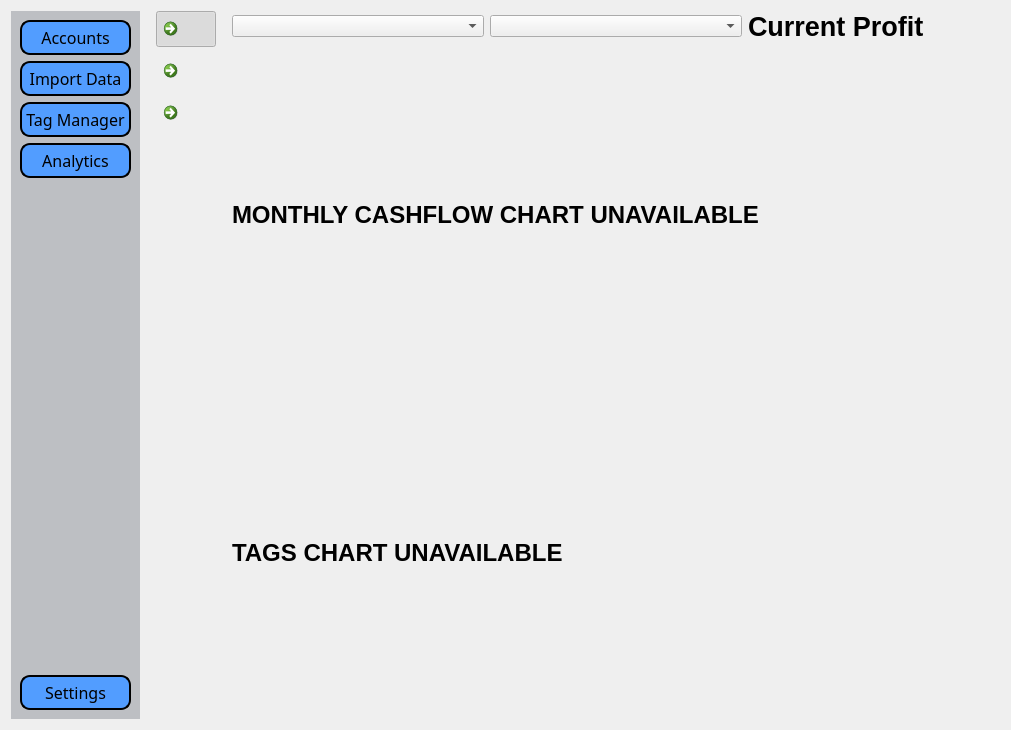
<?xml version="1.0" encoding="UTF-8"?>
<ui version="4.0">
 <class>Form</class>
 <widget class="QWidget" name="Form">
  <property name="geometry">
   <rect>
    <x>0</x>
    <y>0</y>
    <width>1011</width>
    <height>730</height>
   </rect>
  </property>
  <property name="windowTitle">
   <string>Form</string>
  </property>
  <layout class="QHBoxLayout" name="horizontalLayout_5">
   <item>
    <widget class="QWidget" name="widget" native="true">
     <property name="styleSheet">
      <string notr="true">QWidget{
	background-color:rgb(189, 191, 195);

}

QPushButton{
	background-color:rgb(82, 157, 255);
	border-style: outset;
	border-width: 2px;
	border-radius: 10px;
	border-color: black;
	padding: 4px;
	
	font: 87 12pt &quot;Arial Black&quot;;

}

QComboBox{

	background-color: rgb(255, 255, 255);
}

QDateEdit{

	background-color: rgb(255, 255, 255);
}

QLabel{

	font: 75 14pt &quot;Arial&quot;;
}</string>
     </property>
     <layout class="QHBoxLayout" name="horizontalLayout_2">
      <item>
       <layout class="QVBoxLayout" name="verticalLayout">
        <item>
         <widget class="QPushButton" name="pushButton_Accounts">
          <property name="sizePolicy">
           <sizepolicy hsizetype="Minimum" vsizetype="Fixed">
            <horstretch>0</horstretch>
            <verstretch>0</verstretch>
           </sizepolicy>
          </property>
          <property name="font">
           <font>
            <family>Arial Black</family>
            <pointsize>12</pointsize>
            <weight>10</weight>
            <italic>false</italic>
            <bold>false</bold>
           </font>
          </property>
          <property name="text">
           <string>Accounts</string>
          </property>
          <property name="icon">
           <iconset resource="../../images/icons_resource_file.qrc">
            <normaloff>:/button_icons/button_icons/Accounts.ico</normaloff>:/button_icons/button_icons/Accounts.ico</iconset>
          </property>
          <property name="iconSize">
           <size>
            <width>40</width>
            <height>40</height>
           </size>
          </property>
         </widget>
        </item>
        <item>
         <widget class="QPushButton" name="pushButton_ImportAccountData">
          <property name="sizePolicy">
           <sizepolicy hsizetype="Minimum" vsizetype="Fixed">
            <horstretch>0</horstretch>
            <verstretch>0</verstretch>
           </sizepolicy>
          </property>
          <property name="font">
           <font>
            <family>Arial Black</family>
            <pointsize>12</pointsize>
            <weight>10</weight>
            <italic>false</italic>
            <bold>false</bold>
           </font>
          </property>
          <property name="text">
           <string>Import Data</string>
          </property>
          <property name="icon">
           <iconset resource="../../images/icons_resource_file.qrc">
            <normaloff>:/button_icons/button_icons/Import.ico</normaloff>:/button_icons/button_icons/Import.ico</iconset>
          </property>
          <property name="iconSize">
           <size>
            <width>40</width>
            <height>40</height>
           </size>
          </property>
         </widget>
        </item>
        <item>
         <widget class="QPushButton" name="pushButton_TagManager">
          <property name="sizePolicy">
           <sizepolicy hsizetype="Minimum" vsizetype="Fixed">
            <horstretch>0</horstretch>
            <verstretch>0</verstretch>
           </sizepolicy>
          </property>
          <property name="font">
           <font>
            <family>Arial Black</family>
            <pointsize>12</pointsize>
            <weight>10</weight>
            <italic>false</italic>
            <bold>false</bold>
           </font>
          </property>
          <property name="autoFillBackground">
           <bool>false</bool>
          </property>
          <property name="text">
           <string>Tag Manager</string>
          </property>
          <property name="icon">
           <iconset resource="../../images/icons_resource_file.qrc">
            <normaloff>:/button_icons/button_icons/tags.ico</normaloff>:/button_icons/button_icons/tags.ico</iconset>
          </property>
          <property name="iconSize">
           <size>
            <width>40</width>
            <height>40</height>
           </size>
          </property>
          <property name="checkable">
           <bool>false</bool>
          </property>
          <property name="autoRepeat">
           <bool>false</bool>
          </property>
          <property name="flat">
           <bool>false</bool>
          </property>
         </widget>
        </item>
        <item>
         <widget class="QPushButton" name="pushButton_Analytics">
          <property name="sizePolicy">
           <sizepolicy hsizetype="Minimum" vsizetype="Fixed">
            <horstretch>0</horstretch>
            <verstretch>0</verstretch>
           </sizepolicy>
          </property>
          <property name="font">
           <font>
            <family>Arial Black</family>
            <pointsize>12</pointsize>
            <weight>10</weight>
            <italic>false</italic>
            <bold>false</bold>
           </font>
          </property>
          <property name="autoFillBackground">
           <bool>false</bool>
          </property>
          <property name="text">
           <string>Analytics</string>
          </property>
          <property name="icon">
           <iconset resource="../../images/icons_resource_file.qrc">
            <normaloff>:/button_icons/button_icons/tags.ico</normaloff>:/button_icons/button_icons/tags.ico</iconset>
          </property>
          <property name="iconSize">
           <size>
            <width>40</width>
            <height>40</height>
           </size>
          </property>
          <property name="checkable">
           <bool>false</bool>
          </property>
          <property name="autoRepeat">
           <bool>false</bool>
          </property>
          <property name="flat">
           <bool>false</bool>
          </property>
         </widget>
        </item>
        <item>
         <spacer name="verticalSpacer">
          <property name="orientation">
           <enum>Qt::Vertical</enum>
          </property>
          <property name="sizeHint" stdset="0">
           <size>
            <width>20</width>
            <height>128</height>
           </size>
          </property>
         </spacer>
        </item>
        <item>
         <widget class="QPushButton" name="pushButton_Settings">
          <property name="sizePolicy">
           <sizepolicy hsizetype="Minimum" vsizetype="Fixed">
            <horstretch>0</horstretch>
            <verstretch>0</verstretch>
           </sizepolicy>
          </property>
          <property name="font">
           <font>
            <family>Arial Black</family>
            <pointsize>12</pointsize>
            <weight>10</weight>
            <italic>false</italic>
            <bold>false</bold>
           </font>
          </property>
          <property name="text">
           <string>Settings</string>
          </property>
          <property name="icon">
           <iconset resource="../../images/icons_resource_file.qrc">
            <normaloff>:/button_icons/button_icons/Settings.ico</normaloff>:/button_icons/button_icons/Settings.ico</iconset>
          </property>
          <property name="iconSize">
           <size>
            <width>40</width>
            <height>40</height>
           </size>
          </property>
         </widget>
        </item>
       </layout>
      </item>
     </layout>
    </widget>
   </item>
   <item>
    <layout class="QVBoxLayout" name="verticalLayout_2">
     <item>
      <layout class="QHBoxLayout" name="horizontalLayout_3">
       <item>
        <spacer name="horizontalSpacer">
         <property name="orientation">
          <enum>Qt::Horizontal</enum>
         </property>
         <property name="sizeType">
          <enum>QSizePolicy::Fixed</enum>
         </property>
         <property name="sizeHint" stdset="0">
          <size>
           <width>10</width>
           <height>20</height>
          </size>
         </property>
        </spacer>
       </item>
       <item>
        <widget class="QCommandLinkButton" name="commandLinkButton_HamBurger">
         <property name="maximumSize">
          <size>
           <width>60</width>
           <height>100</height>
          </size>
         </property>
         <property name="text">
          <string/>
         </property>
         <property name="icon">
          <iconset resource="../../images/icons_resource_file.qrc">
           <normaloff>:/button_icons/button_icons/hamburger.ico</normaloff>:/button_icons/button_icons/hamburger.ico</iconset>
         </property>
         <property name="iconSize">
          <size>
           <width>50</width>
           <height>50</height>
          </size>
         </property>
         <property name="checkable">
          <bool>true</bool>
         </property>
         <property name="checked">
          <bool>true</bool>
         </property>
         <property name="autoExclusive">
          <bool>true</bool>
         </property>
        </widget>
       </item>
       <item>
        <spacer name="horizontalSpacer_2">
         <property name="orientation">
          <enum>Qt::Horizontal</enum>
         </property>
         <property name="sizeType">
          <enum>QSizePolicy::Fixed</enum>
         </property>
         <property name="sizeHint" stdset="0">
          <size>
           <width>10</width>
           <height>20</height>
          </size>
         </property>
        </spacer>
       </item>
      </layout>
     </item>
     <item>
      <layout class="QHBoxLayout" name="horizontalLayout_4">
       <item>
        <spacer name="horizontalSpacer_4">
         <property name="orientation">
          <enum>Qt::Horizontal</enum>
         </property>
         <property name="sizeType">
          <enum>QSizePolicy::Fixed</enum>
         </property>
         <property name="sizeHint" stdset="0">
          <size>
           <width>10</width>
           <height>20</height>
          </size>
         </property>
        </spacer>
       </item>
       <item>
        <widget class="QCommandLinkButton" name="commandLinkButton_Yearly">
         <property name="maximumSize">
          <size>
           <width>60</width>
           <height>100</height>
          </size>
         </property>
         <property name="text">
          <string/>
         </property>
         <property name="icon">
          <iconset resource="../../images/icons_resource_file.qrc">
           <normaloff>:/button_icons/button_icons/Calendar.ico</normaloff>:/button_icons/button_icons/Calendar.ico</iconset>
         </property>
         <property name="iconSize">
          <size>
           <width>50</width>
           <height>50</height>
          </size>
         </property>
         <property name="checkable">
          <bool>true</bool>
         </property>
         <property name="autoExclusive">
          <bool>false</bool>
         </property>
        </widget>
       </item>
       <item>
        <spacer name="horizontalSpacer_3">
         <property name="orientation">
          <enum>Qt::Horizontal</enum>
         </property>
         <property name="sizeType">
          <enum>QSizePolicy::Fixed</enum>
         </property>
         <property name="sizeHint" stdset="0">
          <size>
           <width>10</width>
           <height>20</height>
          </size>
         </property>
        </spacer>
       </item>
      </layout>
     </item>
     <item>
      <layout class="QHBoxLayout" name="horizontalLayout_6">
       <item>
        <spacer name="horizontalSpacer_6">
         <property name="orientation">
          <enum>Qt::Horizontal</enum>
         </property>
         <property name="sizeType">
          <enum>QSizePolicy::Fixed</enum>
         </property>
         <property name="sizeHint" stdset="0">
          <size>
           <width>10</width>
           <height>20</height>
          </size>
         </property>
        </spacer>
       </item>
       <item>
        <widget class="QCommandLinkButton" name="commandLinkButton_TagsbyYear">
         <property name="maximumSize">
          <size>
           <width>60</width>
           <height>100</height>
          </size>
         </property>
         <property name="text">
          <string/>
         </property>
         <property name="icon">
          <iconset resource="../../images/icons_resource_file.qrc">
           <normaloff>:/button_icons/button_icons/tags.ico</normaloff>:/button_icons/button_icons/tags.ico</iconset>
         </property>
         <property name="iconSize">
          <size>
           <width>50</width>
           <height>50</height>
          </size>
         </property>
         <property name="checkable">
          <bool>true</bool>
         </property>
         <property name="autoRepeat">
          <bool>false</bool>
         </property>
         <property name="autoExclusive">
          <bool>false</bool>
         </property>
        </widget>
       </item>
       <item>
        <spacer name="horizontalSpacer_5">
         <property name="orientation">
          <enum>Qt::Horizontal</enum>
         </property>
         <property name="sizeType">
          <enum>QSizePolicy::Fixed</enum>
         </property>
         <property name="sizeHint" stdset="0">
          <size>
           <width>10</width>
           <height>20</height>
          </size>
         </property>
        </spacer>
       </item>
      </layout>
     </item>
     <item>
      <spacer name="verticalSpacer_2">
       <property name="orientation">
        <enum>Qt::Vertical</enum>
       </property>
       <property name="sizeHint" stdset="0">
        <size>
         <width>20</width>
         <height>40</height>
        </size>
       </property>
      </spacer>
     </item>
    </layout>
   </item>
   <item>
    <layout class="QVBoxLayout" name="verticalLayout_3">
     <item>
      <layout class="QHBoxLayout" name="horizontalLayout">
       <item>
        <widget class="QComboBox" name="comboBox_Month"/>
       </item>
       <item>
        <widget class="QComboBox" name="comboBox_Year"/>
       </item>
       <item>
        <widget class="QLabel" name="label_CurrentProfit">
         <property name="sizePolicy">
          <sizepolicy hsizetype="Preferred" vsizetype="Fixed">
           <horstretch>0</horstretch>
           <verstretch>0</verstretch>
          </sizepolicy>
         </property>
         <property name="font">
          <font>
           <family>Arial</family>
           <pointsize>20</pointsize>
           <weight>75</weight>
           <bold>true</bold>
          </font>
         </property>
         <property name="text">
          <string>Current Profit</string>
         </property>
        </widget>
       </item>
      </layout>
     </item>
     <item>
      <layout class="QGridLayout" name="gridLayout">
       <item row="0" column="0">
        <widget class="QLabel" name="label_cashflow_chart">
         <property name="sizePolicy">
          <sizepolicy hsizetype="Expanding" vsizetype="Expanding">
           <horstretch>0</horstretch>
           <verstretch>0</verstretch>
          </sizepolicy>
         </property>
         <property name="font">
          <font>
           <family>Arial</family>
           <pointsize>18</pointsize>
           <weight>75</weight>
           <bold>true</bold>
          </font>
         </property>
         <property name="text">
          <string>MONTHLY CASHFLOW CHART UNAVAILABLE</string>
         </property>
        </widget>
       </item>
       <item row="1" column="0">
        <widget class="QLabel" name="label_tags_chart">
         <property name="sizePolicy">
          <sizepolicy hsizetype="Expanding" vsizetype="Expanding">
           <horstretch>0</horstretch>
           <verstretch>0</verstretch>
          </sizepolicy>
         </property>
         <property name="font">
          <font>
           <family>Arial</family>
           <pointsize>18</pointsize>
           <weight>75</weight>
           <bold>true</bold>
          </font>
         </property>
         <property name="text">
          <string>TAGS CHART UNAVAILABLE</string>
         </property>
        </widget>
       </item>
      </layout>
     </item>
    </layout>
   </item>
  </layout>
 </widget>
 <resources>
  <include location="../../images/icons_resource_file.qrc"/>
 </resources>
 <connections>
  <connection>
   <sender>commandLinkButton_HamBurger</sender>
   <signal>toggled(bool)</signal>
   <receiver>widget</receiver>
   <slot>setVisible(bool)</slot>
   <hints>
    <hint type="sourcelabel">
     <x>299</x>
     <y>69</y>
    </hint>
    <hint type="destinationlabel">
     <x>157</x>
     <y>313</y>
    </hint>
   </hints>
  </connection>
 </connections>
</ui>
